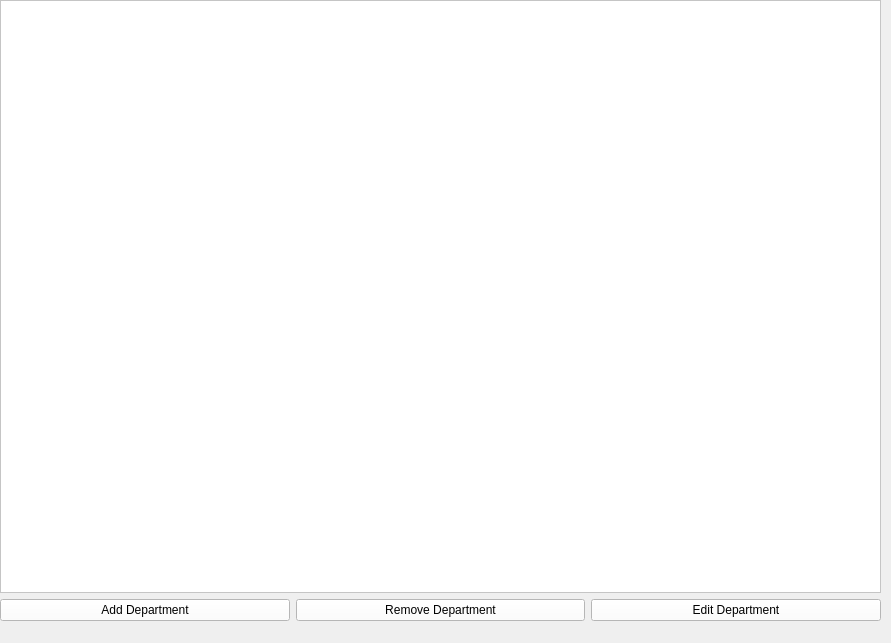
<?xml version="1.0" encoding="UTF-8"?>
<ui version="4.0">
 <class>Departments</class>
 <widget class="QWidget" name="Departments">
  <property name="geometry">
   <rect>
    <x>0</x>
    <y>0</y>
    <width>891</width>
    <height>643</height>
   </rect>
  </property>
  <property name="windowTitle">
   <string>Form</string>
  </property>
  <widget class="QWidget" name="">
   <property name="geometry">
    <rect>
     <x>0</x>
     <y>0</y>
     <width>881</width>
     <height>621</height>
    </rect>
   </property>
   <layout class="QVBoxLayout" name="verticalLayout">
    <item>
     <widget class="QTableWidget" name="tableWidget">
      <property name="styleSheet">
       <string notr="true">background-color: rgb(255, 255, 255);</string>
      </property>
     </widget>
    </item>
    <item>
     <layout class="QHBoxLayout" name="horizontalLayout">
      <item>
       <widget class="QPushButton" name="addDept">
        <property name="styleSheet">
         <string notr="true">background-color: rgb(255, 255, 255);</string>
        </property>
        <property name="text">
         <string>Add Department</string>
        </property>
       </widget>
      </item>
      <item>
       <widget class="QPushButton" name="pushButton">
        <property name="styleSheet">
         <string notr="true">background-color: rgb(255, 255, 255);</string>
        </property>
        <property name="text">
         <string>Remove Department</string>
        </property>
       </widget>
      </item>
      <item>
       <widget class="QPushButton" name="pushButton_2">
        <property name="styleSheet">
         <string notr="true">background-color: rgb(255, 255, 255);</string>
        </property>
        <property name="text">
         <string>Edit Department</string>
        </property>
       </widget>
      </item>
     </layout>
    </item>
   </layout>
  </widget>
 </widget>
 <resources/>
 <connections/>
</ui>
